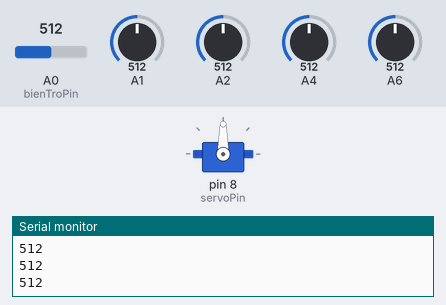
A sketch run on a simulated Arduino Uno, built with avr-gcc and run on an emulated ATmega328P. Parts: servo, the last lines printed to the serial monitor. The test bench sets the inputs (shaded band); at power-on: A0 (bienTroPin) = 512, A4 = 512, A1 = 512, A2 = 512, A6 = 512.

Above: at 1.2 s.
1.3 s: A0 (bienTroPin) set to 528
At 1.45 s:
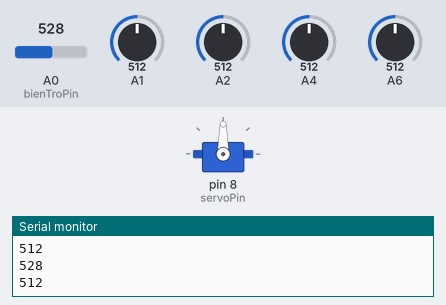
4.3 s: A0 (bienTroPin) set to 0
At 5.5 s:
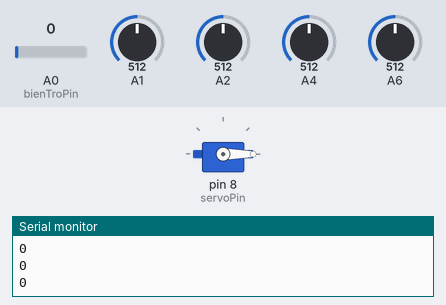
5.8 s: A0 (bienTroPin) set to 122
At 5.97 s:
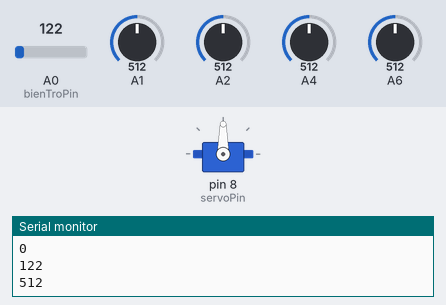
8.8 s: A4 set to 716
At 8.98 s:
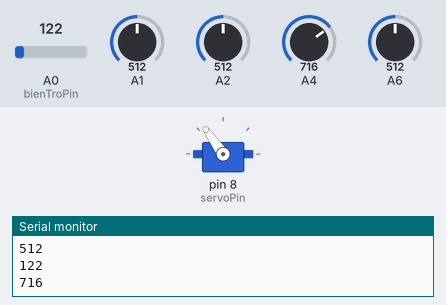
11.8 s: A4 set to 900
14.8 s: A4 set to 1023
Timing chart, 0 to 18.8 s (numbered marks = the images above; inputs shaded):
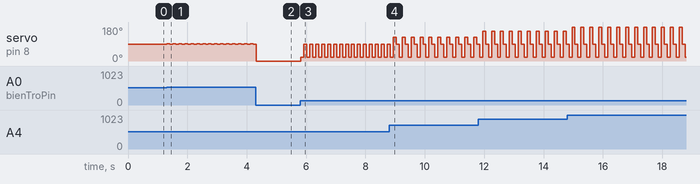

The sketch:

servo3.ino
```cpp
#include <Servo.h>
Servo myServo;
int  servoPin = 8;
int bienTroPin = A0;
/*Chan A0 nhan dien tu chiet ap   Sau do xuat tin hieu ra
       gia tri nguyen */
int bienTroValue = 0;  // Ban dau chua doc duoc gi
					   // tin hieu la gia tri NGUYEN [0,1023]

void setup(){
  pinMode(servoPin, OUTPUT);
  myServo.attach(servoPin);
  pinMode(bienTroPin, INPUT);
  Serial.begin(9600);     // Thiet Lap Kenh Truyen


}

void loop(){
  bienTroValue = analogRead(bienTroValue);
  Serial.println(bienTroValue);
  //int value = (bienTroValue * 180) / 1023;
  int value = map(bienTroValue, 0, 1023, 0, 180);
  myServo.write(value);
  delay(100);
}
```

Measured:
- the behaviour switches between 517 and 518 on A0 (bienTroPin) (found by bisection; images 0 and 1)
- after the input at 1.3 s, servo on pin 8 (servoPin): alternates 92° for 0.10 s and 90° for 0.10 s, starting at once
- after the input at 5.8 s, servo on pin 8 (servoPin): alternates 90° for 0.10 s and 21° for 0.10 s, starting at once
